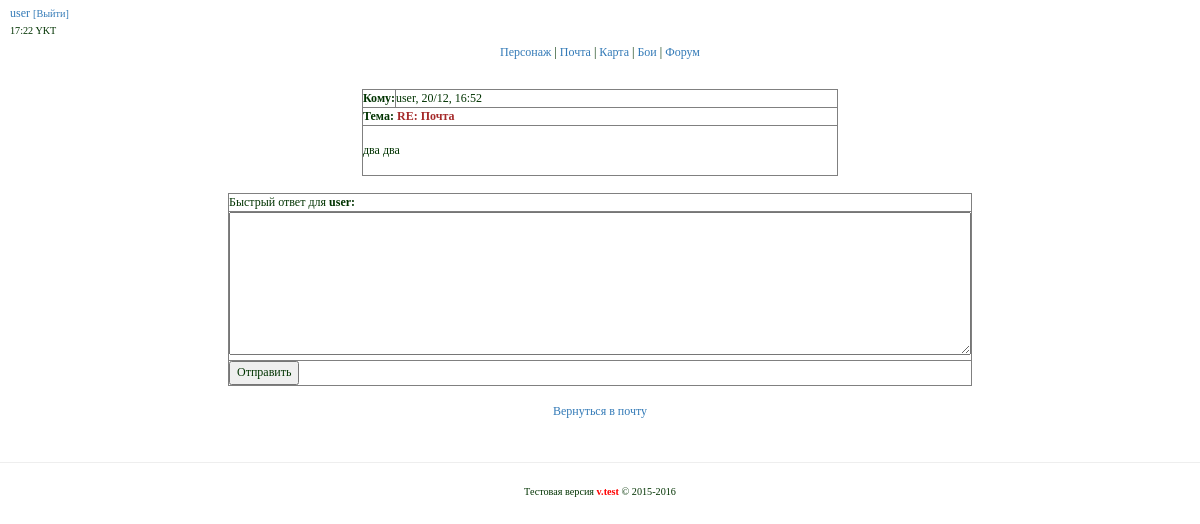
/mail/read?type=2&id_mail=1513756351 (signed in), run on the app's committed database.
### tables this page shows
CREATE TABLE IF NOT EXISTS `mail` (
  `id` int(11) unsigned NOT NULL AUTO_INCREMENT,
  `id_mail` varchar(256) NOT NULL,
  `type` int(11) NOT NULL,
  `sender` varchar(255) NOT NULL,
  `receiver` varchar(255) NOT NULL,
  `date` varchar(255) NOT NULL,
  `title` varchar(255) NOT NULL,
  `text` text NOT NULL,
  `new` int(11) NOT NULL DEFAULT '1',
  PRIMARY KEY (`id`)
);

### app/core/viewClass.php (called while the page is built)
<?php
class View {
    public function render($title,$content,$template,$data=null,$data2=null,$data3=null) {
        include 'app/views/'.$template;
    }
}

### app/start.php (called while the page is built, shortened)
<?php
require_once 'core/viewClass.php';
require_once 'core/modelClass.php';
Router::run();

### index.php (called while the page is built, shortened)
<?php
require_once 'app/start.php';

### app/core/modelClass.php (called while the page is built, shortened)
<?php
class Model {
    public $mysqli;
    public function __construct() {
        $this->mysqli = new mysqli(Config::DBHOST,Config::DBUSER,Config::DBPASS,Config::DBNAME);
        $this->mysqli->query("SET NAMES 'utf8'");
    }
    public function query($query) {
        return $this->mysqli->query($query);
    }
    public function select($query) {
        $res = $this->query($query);
        $ret = [];
        while($row = mysqli_fetch_assoc($res)) {
            $ret[] = $row;
        }
        return $ret;
    }
}

### app/models/modelMail.php (called while the page is built, shortened)
<?php
class ModelMail extends Model {
    public function getOutboxMailBySmsID($sms_id,$receiver) {
        $data = "SELECT * FROM `mail` WHERE `id_mail` = '$sms_id'  AND `type` = 2";
        $data = $this->select($data);
        return $data;
    }
}

### app/views/mail/readOutBox.php (the view, shortened to what this page needs)
<div class="mail">
    <table border="1" width="40%" align="center">
        <?php foreach($data as $mail): ;?>
        <tr>
            <td width="5%">
                <b>Кому:</b>
            </td>
            <td>
                <?=$mail['sender']?>, <?=$mail['date']?>
            </td>
        </tr>
        <tr>
            <td colspan="2">
                <b>Тема: <font color="#a52a2a"><?=$mail['title']?></font></b>
            </td>
        </tr>
        <tr>
            <td colspan="2" height="50" align="top">
                <?=nl2br(htmlentities($mail['text']))?>
            </td>
        </tr>
        <?php endforeach ;?>
    </table>
    <br>
    <table border="1" width="40%" align="center">
        <form action="/mail/postMail" method="POST">
        <tr>
            <td>
                Быстрый ответ для <b><?=$mail['sender']?>:</b>
            </td>
        </tr>
        <tr>
            <td>
                <textarea rows="8" cols="103" name="text"></textarea>
            </td>
        </tr>
        <tr>
            <td>
                <input type="submit" name="submit" value="Отправить">
            </td>
        </tr>
        </form>
    </table>
    <br>
    <table border="0" align="center" width="40%">
        <tr>
            <td align="center">
                <a href="/mail">Вернуться в почту</a>
            </td>
        </tr>
    </table>
</div>

### css/style.css (style rules this page uses)
div { margin: 5px; }
body { FONT-SIZE: 9pt; COLOR: #003300; FONT-FAMILY: verdana,geneva,arial cyr; }

### data on the page
mail: sender "user", date "20/12, 16:52", title "RE: Почта", text "два два"

### other printed values
$_COOKIE['login'] "user"
